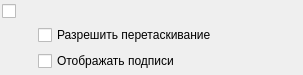
<?xml version="1.0" encoding="UTF-8"?>
<ui version="4.0">
 <class>SettingsToolBarProps</class>
 <widget class="QWidget" name="SettingsToolBarProps">
  <property name="geometry">
   <rect>
    <x>0</x>
    <y>0</y>
    <width>303</width>
    <height>75</height>
   </rect>
  </property>
  <property name="windowTitle">
   <string>Form</string>
  </property>
  <layout class="QGridLayout" name="gridLayout_2">
   <property name="leftMargin">
    <number>2</number>
   </property>
   <property name="topMargin">
    <number>2</number>
   </property>
   <property name="rightMargin">
    <number>2</number>
   </property>
   <property name="bottomMargin">
    <number>2</number>
   </property>
   <item row="0" column="0">
    <layout class="QGridLayout" name="gridLayout">
     <item row="1" column="0">
      <widget class="QLabel" name="label">
       <property name="minimumSize">
        <size>
         <width>30</width>
         <height>0</height>
        </size>
       </property>
       <property name="maximumSize">
        <size>
         <width>30</width>
         <height>16777215</height>
        </size>
       </property>
       <property name="text">
        <string/>
       </property>
      </widget>
     </item>
     <item row="0" column="0" colspan="2">
      <widget class="QCheckBox" name="checkBoxGroup">
       <property name="sizePolicy">
        <sizepolicy hsizetype="Expanding" vsizetype="Fixed">
         <horstretch>0</horstretch>
         <verstretch>0</verstretch>
        </sizepolicy>
       </property>
       <property name="font">
        <font>
         <weight>75</weight>
         <bold>true</bold>
        </font>
       </property>
       <property name="text">
        <string/>
       </property>
      </widget>
     </item>
     <item row="1" column="1">
      <widget class="QCheckBox" name="checkBoxMovable">
       <property name="sizePolicy">
        <sizepolicy hsizetype="Expanding" vsizetype="Fixed">
         <horstretch>0</horstretch>
         <verstretch>0</verstretch>
        </sizepolicy>
       </property>
       <property name="text">
        <string>Разрешить перетаскивание</string>
       </property>
      </widget>
     </item>
     <item row="2" column="1">
      <widget class="QCheckBox" name="_checkBoxShowText">
       <property name="text">
        <string>Отображать подписи</string>
       </property>
      </widget>
     </item>
    </layout>
   </item>
  </layout>
 </widget>
 <resources/>
 <connections/>
</ui>
